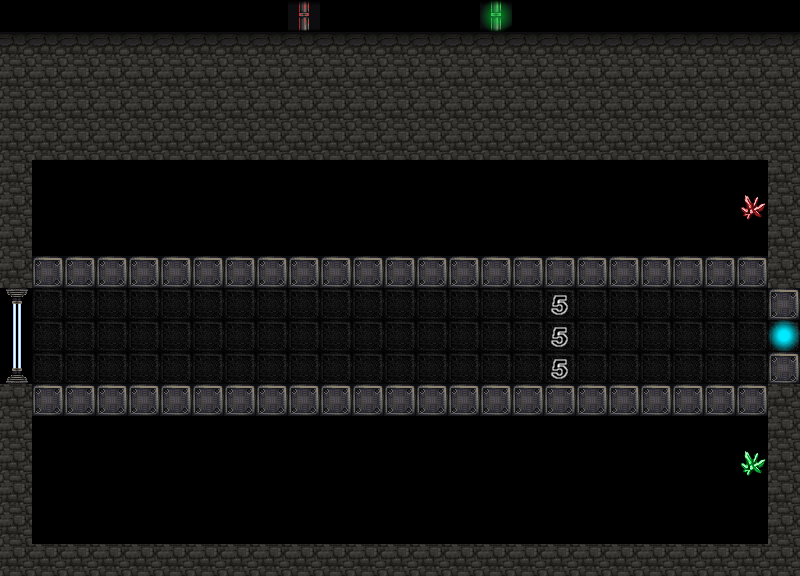

Tiled map render using the project's own tile images. Description and the map definition, with tile-layer contents summarised, below:
An orthogonal 25x18 tile map with 32x32 px tiles, 2 tile layers (background, interactive).

<map version="1.0" orientation="orthogonal" width="25" height="18" tilewidth="32" tileheight="32">
 <properties>
  <property name="saiyan" value="4" />
  <property name="text" value="Drôles de cristaux." />
 </properties>
 <tileset firstgid="1" name="tileset" tilewidth="32" tileheight="32">
  <image source="../gfx/tileset.png" width="320" height="320" />
 </tileset>
 <layer name="background" width="25" height="18">
  <data>[450 cells, 450 non-empty, 5 distinct tile ids]</data>
 </layer>
 <layer name="interactive" width="25" height="18">
  <data>[450 cells, 439 non-empty, 10 distinct tile ids]</data>
 </layer>
</map>
